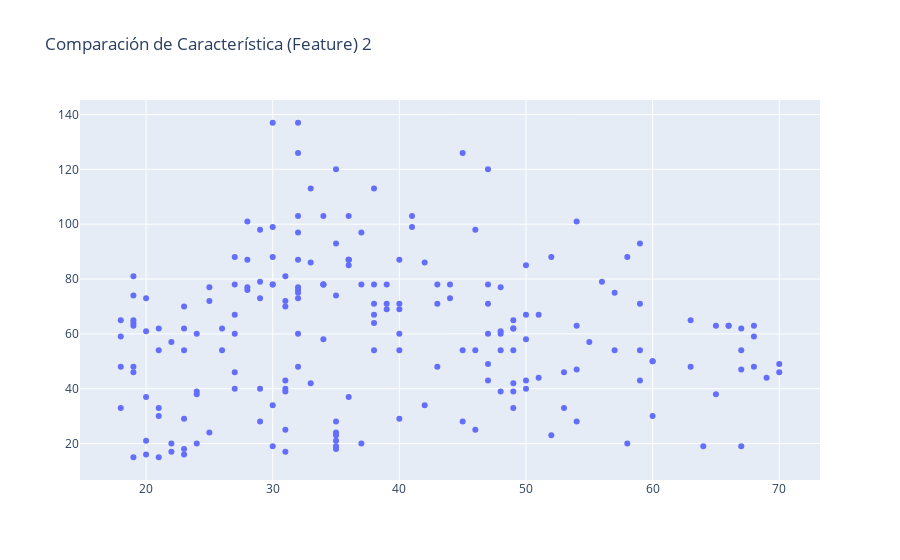

Here is the notebook cell this chart was saved with:
### Code cell
trace2= go.Scatter(
    x= data.Age,
    y= data.Annual_income,
    mode = 'markers',
    xaxis='x2',
    yaxis='y2',
    name="Annual income"
)

data1=[trace2]

layout = dict(title='Comparación de Característica (Feature) 2',
              xaxis= dict(title= 'Age',ticklen = 5,zeroline = False),
              yaxis= dict(title= 'Annual Income',ticklen = 5,zeroline = False))

iplot(go.Figure(data = data1, layout = layout))

### Figure 1 — Plotly figure (JSON) as saved in the notebook; plotly's stock layout.template omitted (floating-point values rounded to 4 significant figures; data arrays with more than 128 entries replaced by an {"elided": "..."} marker saying what was removed)
{"data": [{"mode": "markers", "name": "Annual income", "type": "scatter", "x": {"elided": "200 int values"}, "xaxis": "x2", "y": {"elided": "200 int values"}, "yaxis": "y2"}], "layout": {"title": {"text": "Comparación de Característica (Feature) 2"}, "xaxis": {"ticklen": 5, "title": {"text": "Age"}, "zeroline": false}, "yaxis": {"ticklen": 5, "title": {"text": "Annual Income"}, "zeroline": false}}}
